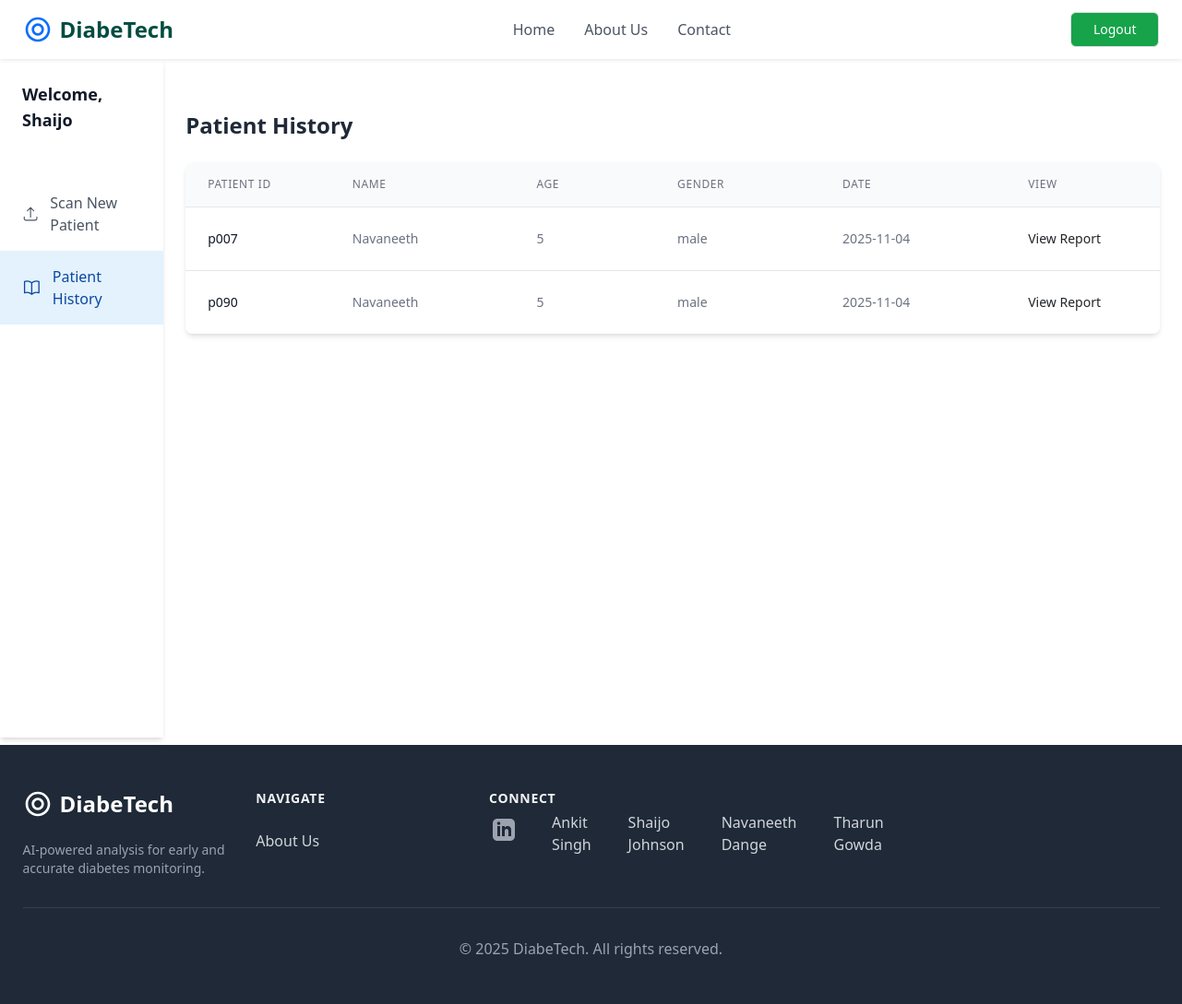
The page /patienthistory (signed in) on the database as committed earlier.
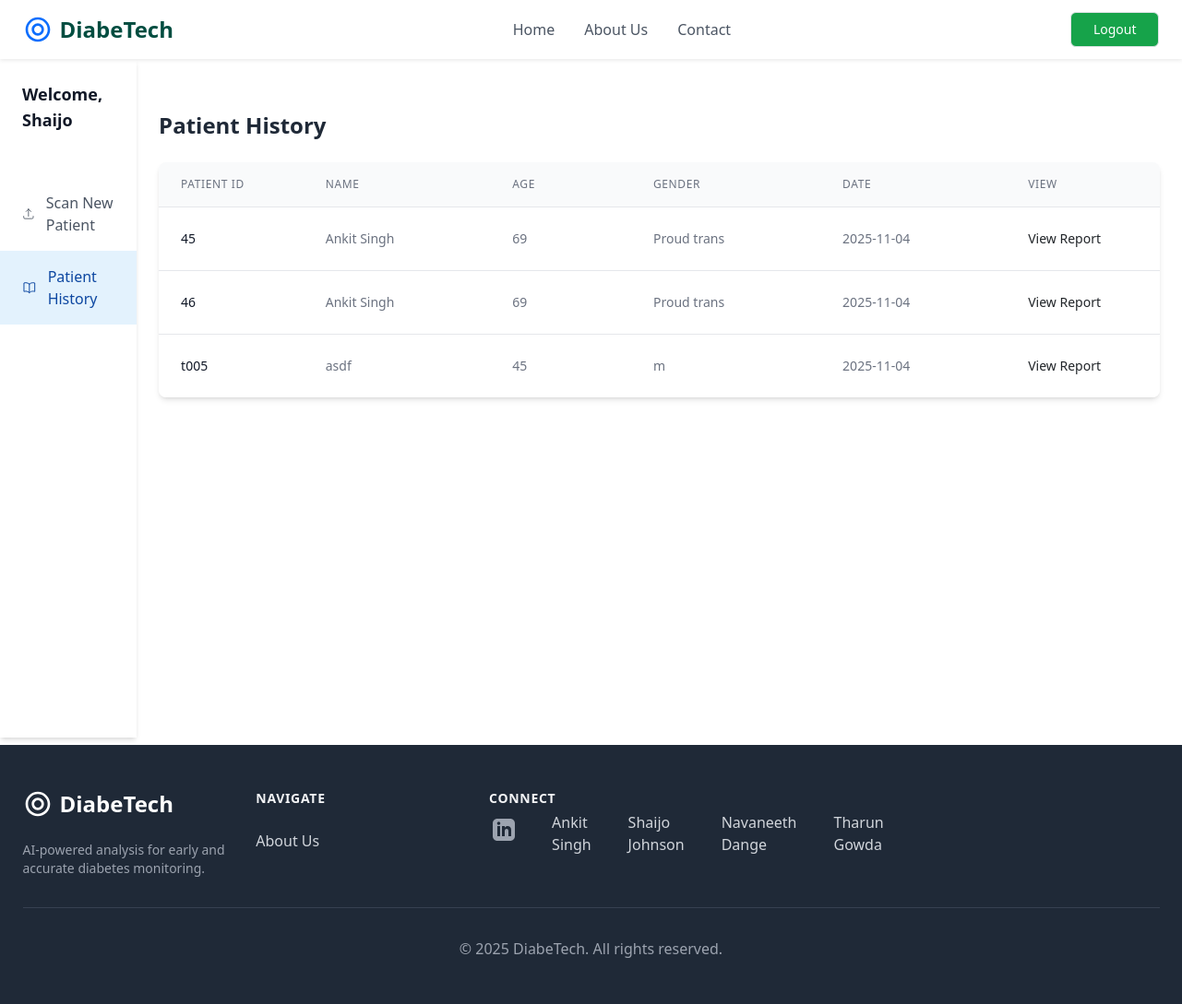
The same page on the database as committed later.
### retinopathy/modules.py (models this page shows, shortened)
class User(db.Model, UserMixin):
    id = db.Column(db.Integer, primary_key = True)
    username = db.Column(db.String(20), unique = True, nullable = False)
    email = db.Column(db.String(120), unique = True, nullable = False)
    password = db.Column(db.String(60), nullable = False)
    patients = db.relationship('Patient', backref = 'doctor', lazy = True)

class Patient(db.Model):
    patient_id = db.Column(db.String(20), unique = True, nullable = False, primary_key = True)
    name = db.Column(db.String(100), nullable = False)
    age = db.Column(db.Integer, nullable = False)
    sex = db.Column(db.String(10), nullable = False)
    RightEye_image_file = db.Column(db.String(100), nullable = False, default = 'default.jpg')
    LeftEye_image_file = db.Column(db.String(100), nullable = False, default = 'default.jpg')
    RightEye_diagnosis = db.Column(db.String(200), nullable = False)
    LeftEye_diagnosis = db.Column(db.String(200), nullable = False)
    date_uploaded = db.Column(db.DateTime, nullable = False, default = datetime.utcnow)
    user_id = db.Column(db.Integer, db.ForeignKey('user.id'), nullable = False)
    processed_RightEye_image_file = db.Column(db.String(100), nullable = True)
    processed_LeftEye_image_file = db.Column(db.String(100), nullable = True)
    RightEye_prediction = db.Column(db.Integer, nullable = True)
    LeftEye_prediction = db.Column(db.Integer, nullable = True)

### retinopathy/routes.py (the view)
@app.route('/patienthistory')
@login_required
def patient_history():
	patients = Patient.query.filter_by(user_id=current_user.id).all()
	return render_template('patienthistory.html', patients=patients)

### retinopathy/modules.py (called while the page is built)
@login_manager.user_loader
def load_user(user_id):
    return User.query.get(int(user_id))

### retinopathy/templates/patienthistory.html (shortened to what this page needs)
{% extends "layout.html" %}
{% block content %}
<div class="flex h-screen" style="height: calc(100vh - 64px);">
            <aside class="w-64 bg-white shadow-md hidden md:block">
                <div class="py-4 px-6">
                    <h2 class="text-lg font-semibold text-gray-900">Welcome, {{ current_user.username }}</h2>
                </div>
                <nav class="mt-6">
                    <a href="{{ url_for('analyze_image') }}" data-page="scan-patient" class="flex items-center px-6 py-3 text-gray-600 hover:bg-gray-100">
                        <svg class="h-6 w-6" xmlns="http://www.w3.org/2000/svg" fill="none" viewBox="0 0 24 24" stroke-width="1.5" stroke="currentColor"><path stroke-linecap="round" stroke-linejoin="round" d="M3 16.5v2.25A2.25 2.25 0 005.25 21h13.5A2.25 2.25 0 0021 18.75V16.5m-13.5-9L12 3m0 0l4.5 4.5M12 3v13.5" /></svg>
                        <span class="ml-3">Scan New Patient</span>
                    </a>
                    <a href="{{ url_for('patient_history') }}" data-page="patient-list" class="flex items-center px-6 py-3 bg-secondary-light text-secondary-dark font-medium">
                        <span class="ml-3">Patient History</span>
                    </a>
                </nav>
            </aside>
<div class="p-4 md:p-8">
    <main>
        <div class="mt-8">
            <h2 class="text-2xl font-semibold text-gray-800 mb-4">Patient History</h2>
                <div class="mt-6 bg-white shadow-md rounded-lg overflow-hidden">
                    <table class="min-w-max divide-y divide-gray-200">
                        <thead class="bg-gray-50">
                            <tr>
                                <th scope="col" class="px-6 py-3 text-left text-xs font-medium text-gray-500 uppercase tracking-wider">Patient ID</th>
                                <th scope="col" class="px-16 py-3 text-left text-xs font-medium text-gray-500 uppercase tracking-wider">Name</th>
                                <th scope="col" class="px-16 py-3 text-left text-xs font-medium text-gray-500 uppercase tracking-wider">Age</th>
                                <th scope="col" class="px-16 py-3 text-left text-xs font-medium text-gray-500 uppercase tracking-wider">Gender</th>
                                <th scope="col" class="px-16 py-3 text-left text-xs font-medium text-gray-500 uppercase tracking-wider">Date</th>
                                <th scope="col" class="px-16 py-3 text-left text-xs font-medium text-gray-500 uppercase tracking-wider">View</th>
                            </tr>
                        </thead>
                        <tbody class="bg-white divide-y divide-gray-200">
                        {% for patient in patients %}
                            <tr>
                                <td class="px-6 py-4 whitespace-nowrap text-sm font-medium text-gray-900">{{ patient.patient_id }}</td>
                                <td class="px-16 py-4 whitespace-nowrap text-sm text-gray-500">{{ patient.name }}</td>
                                <td class="px-16 py-4 whitespace-nowrap text-sm text-gray-500">{{ patient.age }}</td>
                                <td class="px-16 py-4 whitespace-nowrap text-sm text-gray-500">{{ patient.sex }}</td>
                                <td class="px-16 py-4 whitespace-nowrap text-sm text-gray-500">{{ patient.date_uploaded.strftime('%Y-%m-%d') }}
                                <td class="px-16 py-4 whitespace-nowrap text-right text-sm font-medium">
                                    <a href="{{ url_for('patient_report', patient_id=patient.patient_id) }}" class="text-secondary-DEFAULT hover:text-secondary-dark">View Report</a>
                                </td>
                            </tr>
                        {% endfor %}
                        </tbody>
                    </table>
                </div>
            </div>
        </main>
    </div>
{% endblock content %}

### retinopathy/templates/layout.html (shortened to what this page needs)
<!DOCTYPE html>
<html lang="en">
<head>
    <script src="https://cdn.tailwindcss.com"></script>
    <link href="https://cdn.jsdelivr.net/npm/bootstrap@5.1.3/dist/css/bootstrap.min.css" rel="stylesheet">
</head>
<body>
        <header class="bg-white shadow-sm sticky top-0 z-50">
            <nav class="container mx-auto px-4 sm:px-6 lg:px-8">
                <div class="flex justify-between items-center h-16">
                    <a href="{{ url_for('home') }}" data-page="home" class="flex-shrink-0 flex items-center">
                        <span class="ml-2 text-2xl font-bold text-primary-dark">DiabeTech</span>
                    </a>
                    <div class="hidden md:flex md:items-center md:space-x-8">
                        <a href="{{ url_for('home') }}" data-page="home" class="font-medium text-gray-600 hover:text-primary transition">Home</a>
                        <a href="{{ url_for('about') }}" data-page="about" class="font-medium text-gray-600 hover:text-primary transition">About Us</a>
                        <a href="#main-footer" data-page="contact" class="font-medium text-gray-600 hover:text-primary transition">Contact</a>
                    </div>
                     {% if not current_user.is_authenticated %}
                     <div class="flex  justify-center gap-10 ">
                        <a href="{{ url_for('login') }}" data-page="patient-list" class="hidden md:inline-flex px-4 py-2 border border-transparent text-sm font-medium rounded-md text-white bg-green-600 hover:bg-green-900 transition hover:scale-105">
                            Login
                        </a>
                        <a href="{{ url_for('register') }}" data-page="patient-list" class="hidden md:inline-flex px-4 py-2 border border-transparent text-sm font-medium rounded-md text-white bg-green-600 hover:bg-green-900 transition hover:scale-105">
                             Register
                        </a>
                    </div>
                    {% else %}
                        <a href="{{ url_for('logout') }}" class="hidden md:inline-flex items-center px-4 py-2 border border-transparent text-sm font-medium rounded-md text-white bg-green-600 hover:bg-green-900 transition hover:scale-105">
                            Logout
                        </a>
                    {% endif %}
            </nav>
        </header>
        <main>
            {% block content %}{% endblock %}
        </main>
        <footer id="main-footer" class="bg-gray-800 text-gray-300 mt-2">
            <div class="container mx-auto px-4 sm:px-6 lg:px-8 py-12">
                <div class="grid grid-cols-2 md:grid-cols-4 lg:grid-cols-5 gap-8">
                    <div class="col-span-2 lg:col-span-1">
                        <div class="flex items-center">
                            <span class="ml-2 text-2xl font-bold text-white">DiabeTech</span>
                        </div>
                        <p class="mt-4 text-sm text-gray-400">AI-powered analysis for early and accurate diabetes monitoring.</p>
                    </div>
                    <div>
                        <h3 class="text-sm font-semibold text-gray-100 tracking-wider uppercase">Navigate</h3>
                        <ul class="mt-4 space-y-2">
                            <li><a href="{{ url_for('about') }}" data-page="about" class="text-base text-gray-300 hover:text-white">About Us</a></li>
                    </div>
                    <div>
                        <h3 class="text-sm font-semibold text-gray-100 tracking-wider uppercase">Connect</h3>
                        <div class="flex gap-10 mt-1 pl-1 ">
                            <a class="text-gray-400 hover:text-white">
                                <a href="https://www.linkedin.com/in/ankit-singh-a16a51334?utm_source=share&utm_campaign=share_via&utm_content=profile&utm_medium=android_app" class="block">Ankit Singh</a>
                                <a href="https://www.linkedin.com/in/shaijo-johnson-698a42334?utm_source=share&utm_campaign=share_via&utm_content=profile&utm_medium=android_app" class="block">Shaijo Johnson</a>
                                <a href="https://www.linkedin.com/in/h-navaneeth-dange-7b820b330?utm_source=share&utm_campaign=share_via&utm_content=profile&utm_medium=android_app" class="block">Navaneeth Dange</a>
                                <a href="https://www.linkedin.com/in/tharun-944249366?utm_source=share&utm_campaign=share_via&utm_content=profile&utm_medium=android_app" class="block">Tharun Gowda</a>
                            </a>
                        </div>
                    </div>
                </div>
                <div class="mt-8 border-t border-gray-700 pt-8 text-center">
                    <p class="text-base text-gray-400">&copy; 2025 DiabeTech. All rights reserved.</p>
                </div>
            </div>
        </footer>
    </body>

Rows that differ between the two databases and show on the page:
removed Patient: patient_id "p007", name "Navaneeth", age "5", sex "male", date_uploaded "2025-11-04"
removed Patient: patient_id "p090", name "Navaneeth", age "5", sex "male", date_uploaded "2025-11-04"
added Patient: patient_id "45", name "Ankit Singh", age "69", sex "Proud trans", date_uploaded "2025-11-04"
added Patient: patient_id "46", name "Ankit Singh", age "69", sex "Proud trans", date_uploaded "2025-11-04"
added Patient: patient_id "t005", name "asdf", age "45", sex "m", date_uploaded "2025-11-04"
